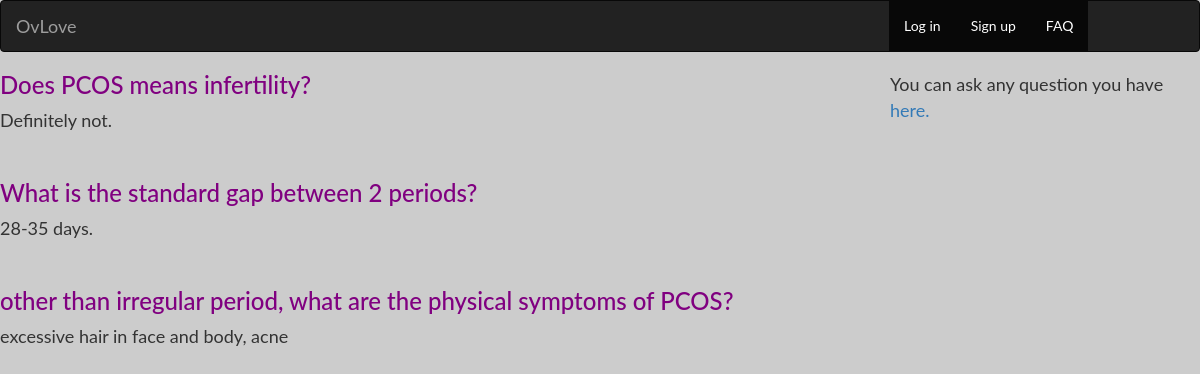
Screenshot of /faq/ with the database file from the repository.
### myapp/models.py (models this page shows)
class FAQ(models.Model):
    quest = models.CharField(max_length=2000)
    answ = models.CharField(max_length=2000)

### myapp/views.py (the view)
# urls.py: url(r'^faq/', views.faq, name='faq'),
def faq(request) :
    username = "not logged in"
    q=[]
    for e in FAQ.objects.all():
        a = e.quest
        p = ''.join(a)
        a = e.answ
        o = ''.join(a)
        new = qa(p,o)
        q.append(new)
    try:
        username = request.session['username']
    except:
        return render(request, 'faq.html', {"q":q})
    return render(request, 'faq2.html',{"username": username,"q":q})

### templates/faq.html (shortened to what this page needs)
<!DOCTYPE html>
<html lang="en">
{% load staticfiles %}
<link rel="stylesheet" href="https://maxcdn.bootstrapcdn.com/bootstrap/3.3.6/css/bootstrap.min.css">
<link rel="stylesheet" type="=text/css" href="{% static 'style.css' %}"/>
<head>
  <link rel="stylesheet" href="https://maxcdn.bootstrapcdn.com/bootstrap/3.3.7/css/bootstrap.min.css">
</head>
<nav class="navbar navbar-inverse">
  <div class="container-fluid">
    <div class="navbar-header">
      <a class="navbar-brand" href="{% url 'home' %}">OvLove</a>
    </div>
      <div class="right">
    <ul class="nav navbar-nav">
      <li class="active" ><a href="{% url 'login' %}">Log in</a></li>
        <li class="active"><a href="{% url 'signup' %}">Sign up</a></li>
        <li class="active"><a href="{% url 'faq' %}">FAQ</a></li>
    </ul>
</div>
  </div>
</nav>
<font size="4" >
  <div class="right">
You can ask any question you have<a href="{% url 'question' %}" > here. </a>
     </div>
{% for i in q %}
   <font color="purple"> <h3>{{ i.qs }}</h3></font>
     {{ i.an }}<br><br>
{% endfor %}
                        <br>
 </font>
</body>
</html>

### templates/faq.html (style rules this page uses)
* { box-sizing: border-box }
.right { position: absolute; right: 10px; width: 300px; padding: 0px; }

### rows the page displays
FAQ: qs "Does PCOS means infertility?", an "Definitely not."
FAQ: qs "What is the standard gap between 2 periods?", an "28-35 days."
FAQ: qs "other than irregular period, what are the physical symptoms of PCOS?", an "excessive hair in face and body, acne"
